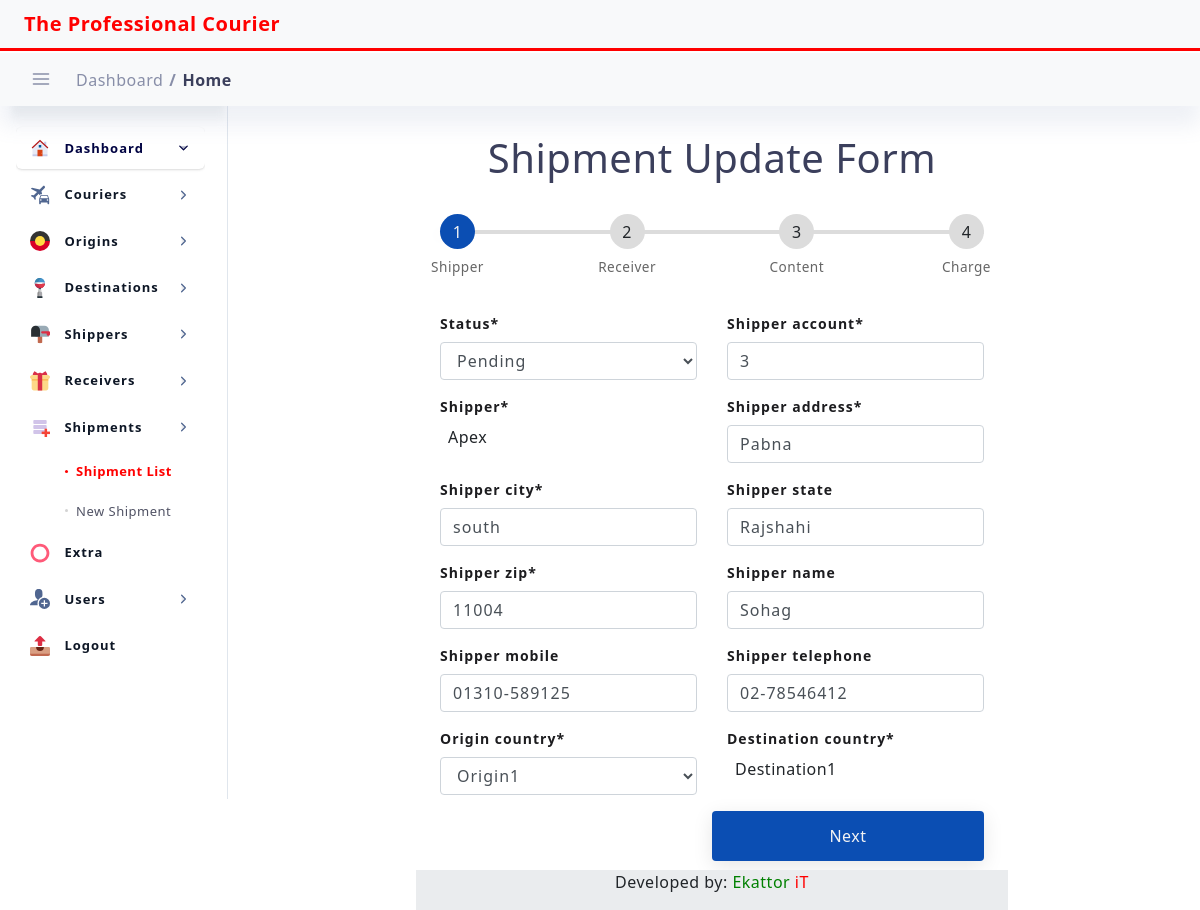
/transaction/update-shipment/1907220005, run on the app's committed database.
### transaction/models.py (models this page shows, shortened)
class Transaction(models.Model):
    created_at = models.DateTimeField(blank=True, null=True, auto_now_add=True)
    updated_at = models.DateTimeField(blank=True, null=True, auto_now=True)
    shipment_date = models.DateTimeField(blank=True, null=True, )
    shipment_no = models.CharField(max_length=100, primary_key=True, default=shipment_no_generate)
    shipper_account = models.CharField(max_length=100)
    shipper = models.ForeignKey(Sender, on_delete=models.DO_NOTHING, )
    shipper_address = models.CharField(max_length=200,)
    shipper_city = models.CharField(max_length=200,)
    shipper_state = models.CharField(max_length=200, blank=True, null=True)
    shipper_zip = models.CharField(max_length=200,)
    shipper_name = models.CharField(max_length=200, blank=True, null=True)
    shipper_mobile = models.CharField(max_length=20, blank=True, null=True)
    shipper_telephone = models.CharField(max_length=20, blank=True, null=True)
    origin_country = models.ForeignKey(Origin, on_delete=models.DO_NOTHING, )
    receiver = models.ForeignKey(Receiver, on_delete=models.DO_NOTHING, )
    receiver_address = models.CharField(max_length=200,)
    receiver_city = models.CharField(max_length=200,)
    receiver_state = models.CharField(max_length=200, blank=True, null=True)
    receiver_zip = models.CharField(max_length=200,)
    receiver_name = models.CharField(max_length=200, blank=True, null=True)
    receiver_mobile = models.CharField(max_length=20, blank=True, null=True)
    receiver_telephone = models.CharField(max_length=20, blank=True, null=True)
    destination_country = models.ForeignKey(Destination, on_delete=models.DO_NOTHING, )
    ref_no = models.CharField(max_length=200, blank=True, null=True)
    courier = models.ForeignKey(Courier, on_delete=models.DO_NOTHING, )
    awb_no = models.CharField(max_length=200, blank=True, null=True)
    piece = models.IntegerField(blank=True, null=True, default=1)
    weight = models.DecimalField(max_digits=20, decimal_places=2, blank=True, null=True)
    CONTENT_CHOICES = (
        ('Sample', 'Sample'),
        ('Document', 'Document'),
        ('Envelope', 'Envelope'),
    )
    content = models.CharField(max_length=20, choices=CONTENT_CHOICES, default='Sample')
    remark = models.CharField(max_length=200, blank=True, null=True)
    height = models.DecimalField(max_digits=20, decimal_places=2, blank=True, null=True)
    width = models.DecimalField(max_digits=20, decimal_places=2, blank=True, null=True)
    length = models.DecimalField(max_digits=20, decimal_places=2, blank=True, null=True)
    pickup_by = models.CharField(max_length=200, blank=True, null=True)
    pickup_date = models.DateField(blank=True, null=True)
    CURRENCY_CHOICES = (
        ('BDT', 'BDT'),
        ('USD', 'USD'),
        ('EURO', 'EURO'),
    )
    currency = models.CharField(max_length=20, choices=CURRENCY_CHOICES, default='BDT')
    prepaid_amount = models.DecimalField(max_digits=20, decimal_places=2, blank=True, null=True)
    collect_amount = models.DecimalField(max_digits=20, decimal_places=2, blank=True, null=True)
    third_party_amount = models.DecimalField(max_digits=20, decimal_places=2, blank=True, null=True)
    cheque_no = models.CharField(max_length=200, blank=True, null=True)
    account_no = models.CharField(max_length=200, blank=True, null=True)
    barcode = models.ImageField(upload_to='barcode', blank=True, null=True)
    STATUS_CHOICES = (
        ('Pending', 'Pending'),
        ('In Transit', 'In Transit'),
        ('Shipped', 'Shipped'),
        ('Out For Delivery', 'Out For Delivery'),
        ('Delivered', 'Delivered'),
    )
    status = models.CharField(max_length=20, choices=STATUS_CHOICES, default='Pending')
    author = models.ForeignKey(User, on_delete=models.DO_NOTHING, )
    is_active = models.BooleanField(default=True)

class Sender(models.Model):
    created_at = models.DateTimeField(blank=True, null=True, auto_now_add=True)
    updated_at = models.DateTimeField(blank=True, null=True, auto_now=True)
    shipper_code = models.CharField(max_length=20, primary_key=True, default=shipper_code)
    shipper_company = models.CharField(max_length=100)
    shipper_address = models.CharField(max_length=200)
    city = models.CharField(max_length=100)
    state = models.CharField(max_length=100, blank=True, null=True)
    zip = models.CharField(max_length=100)
    shipper_name = models.CharField(max_length=100, blank=True, null=True)
    mobile = models.CharField(max_length=50, blank=True, null=True)
    telephone = models.CharField(max_length=100, blank=True, null=True)
    author = models.ForeignKey(User, on_delete=models.DO_NOTHING, )
    is_active = models.BooleanField(default=True)
    def __str__(self):
        return self.shipper_company

### dataset/models.py (models this page shows)
class Destination(models.Model):
    name = models.CharField(max_length=50)
    code = models.CharField(max_length=200, blank=True, null=True)
    remark = models.CharField(max_length=200, blank=True, null=True)
    def __str__(self):
        return self.name

### transaction/views.py (the view)
# urls.py: path('update-shipment/<str:pk>', views.ShipmentUpdateView.as_view(), name='update_shipment'),
class ShipmentUpdateView(SuccessMessageMixin, UpdateView):
    model = Transaction
    form_class = ShipmentUpdateForm
    success_url = reverse_lazy('all-shipments')
    template_name = 'update_shipment.html'
    success_message = "Shipment was updated successfully"
    def get_context_data(self, **kwargs):
        context = super().get_context_data(**kwargs)
        context["title"] = "Update Shipment Information"
        context["nav_bar"] = "shipment_list"
        return context

### dataset/models.py (called while the page is built)
    def __str__(self):
        return self.name

    def __str__(self):
        return self.name

### transaction/models.py (called while the page is built)
    def __str__(self):
        return self.receiver_company

### templates/update_shipment.html (shortened to what this page needs)
{% extends "base.html" %}
{% load static %}
{% load crispy_forms_tags %}
{% block content %}
<div class="col-lg-12 p-4">
        <div class="row">
            <div class="col-lg-12 col-12 layout-spacing">
                        <form method="POST">
                            <h1 class="text-center">Shipment Update Form</h1>
                          <div class="progressbar">
                            <div
                              class="progress-step progress-step-active"
                              data-title="Shipper"
                            ></div>
                            <div class="progress-step" data-title="Receiver"></div>
                            <div class="progress-step" data-title="Content"></div>
                            <div class="progress-step" data-title="Charge"></div>
                          </div>
                          <div class="form-step form-step-active">
                            <div class="row">
                                <div class="col">
                                    <div class="form-group">
                                        {{ form.status|as_crispy_field }}
                                    </div>
                                </div>
                                <div class="col">
                                    <div class="form-group">
                                        {{ form.shipper_account|as_crispy_field }}
                                    </div>
                                </div>
                            </div>
                            <div class="row">
                                <div class="col">
                                    <div class="form-group">
                                        {{ form.shipper|as_crispy_field }}
                                    </div>
                                </div>
                                <div class="col">
                                    <div class="form-group">
                                        {{ form.shipper_address|as_crispy_field }}
                                    </div>
                                </div>
                            </div>
                            <div class="row">
                                <div class="col">
                                    <div class="form-group">
                                        {{ form.shipper_city|as_crispy_field }}
                                    </div>
                                </div>
                                <div class="col">
                                    <div class="form-group">
                                        {{ form.shipper_state|as_crispy_field }}
                                    </div>
                                </div>
                            </div>
                            <div class="row">
                                <div class="col">
                                    <div class="form-group">
                                        {{ form.shipper_zip|as_crispy_field }}
                                    </div>
                                </div>
                                <div class="col">
                                    <div class="form-group">
                                        {{ form.shipper_name|as_crispy_field }}
                                    </div>
                                </div>
                            </div>
                             <div class="row">
                                <div class="col">
                                    <div class="form-group">
                                        {{ form.shipper_mobile|as_crispy_field }}
                                    </div>
                                </div>
                                <div class="col">
                                    <div class="form-group">
                                        {{ form.shipper_telephone|as_crispy_field }}
                                    </div>
                                </div>
                            </div>
                            <div class="row">
                                <div class="col">
                                    <div class="form-group">
                                        {{ form.origin_country|as_crispy_field }}
                                    </div>
                                </div>
                                <div class="col">
                                    <div class="form-group">
                                        {{ form.destination_country|as_crispy_field }}
                                    </div>
                                </div>
                            </div>
                            <div class="">
                              <a href="#" class="btn btn-next width-50 ml-auto">Next</a>
                            </div>
                          </div>
                        </form>
            </div>
        </div>
</div>
{% endblock content %}

### static/assets/css/dashboard/dash_1.css (style rules this page uses)
.layout-spacing { padding-bottom: 25px; }

### static/assets/css/main.css (style rules this page uses)
html { min-height: 100% }
body { color: #888ea8; height: 100%; font-size: 0.875rem; background: #f1f2f3; overflow-x: hidden; overflow-y: auto; letter-spacing: 0.0312rem; font-family: 'Helvetica', sans-serif; }
h1, h2, h3, h4, h5, h6 { color: #3b3f5c; }
a { color: #515365; outline: none; }
.form-group label, label { font-size: 14px; color: #1c1c1f; letter-spacing: 1px; font-weight: 600; }
.form-control { height: auto; border: 1px solid #bfc9d4; color: #3b3f5c; font-size: 15px; padding: 8px 10px; letter-spacing: 1px; height: calc(1.4em + 1.4rem + 2px); padding: .75rem 1.25rem; border-radius: 6px; }
.btn { padding: 0.4375rem 1.25rem; text-shadow: none; font-size: 14px; color: #3b3f5c; font-weight: normal; white-space: normal; word-wrap: break-word; transition: .2s ease-out; touch-action: manipulation; cursor: pointer; background-color: #f1f2f3; box-shadow: 0px 5px 20px 0 rgba(0, 0, 0, 0.1); will-change: opacity, transform; transition: all 0.3s ease-out; -webkit-transition: all 0.3s ease-out; }

### static/assets/css/structure.css (style rules this page uses)
html { min-height: 100% }
body { color: #888ea8; height: 100%; font-size: 0.875rem; background: ##f1f2f3; overflow-x: hidden; overflow-y: auto; letter-spacing: 0.0312rem; font-family: 'Helvetica', sans-serif; }
h1, h2, h3, h4, h5, h6 { color: #3b3f5c; }
.layout-spacing { padding-bottom: 40px; }

### templates/update_shipment.html (style rules this page uses)
:root { --primary-color: rgb(11, 78, 179); }
*, *::before, *::after { box-sizing: border-box; }
body { font-family: Montserrat, "Segoe UI", Tahoma, Geneva, Verdana, sans-serif; margin: 0; display: grid; place-items: center; min-height: 100vh; }
label { display: block; margin-bottom: 0.5rem; }
input { display: block; width: 100%; padding: 0.75rem; border: 1px solid #ccc; border-radius: 0.25rem; }
.width-50 { width: 50%; }
.ml-auto { margin-left: auto; }
.text-center { text-align: center; }
.progressbar { position: relative; display: flex; justify-content: space-between; counter-reset: step; margin: 2rem 0 4rem; }
.progressbar::before, .progress { content: ""; position: absolute; top: 50%; transform: translateY(-50%); height: 4px; width: 100%; background-color: #dcdcdc; z-index: -1; }
.progress-step { width: 2.1875rem; height: 2.1875rem; background-color: #dcdcdc; border-radius: 50%; display: flex; justify-content: center; align-items: center; }
.progress-step::before { counter-increment: step; content: counter(step); }
.progress-step::after { content: attr(data-title); position: absolute; top: calc(100% + 0.5rem); font-size: 0.85rem; color: #666; }
.progress-step-active { background-color: var(--primary-color); color: #f3f3f3; }
.form-step { display: none; transform-origin: top; animation: animate 0.5s; }
.form-step-active { display: block; }
.btn { padding: 0.75rem; display: block; text-decoration: none; background-color: var(--primary-color); color: #f3f3f3; text-align: center; border-radius: 0.25rem; cursor: pointer; transition: 0.3s; }

### data on the page
Transaction: status "Pending", shipper_account "3", shipper|as_crispy_field "Shipper *", shipper_address "Pabna", shipper_city "south", shipper_state "Rajshahi", shipper_zip "11004", shipper_name "Sohag", shipper_mobile "01310-589125", shipper_telephone "02-78546412", origin_country "Origin1", destination_country|as_crispy_field "Destination country *"
